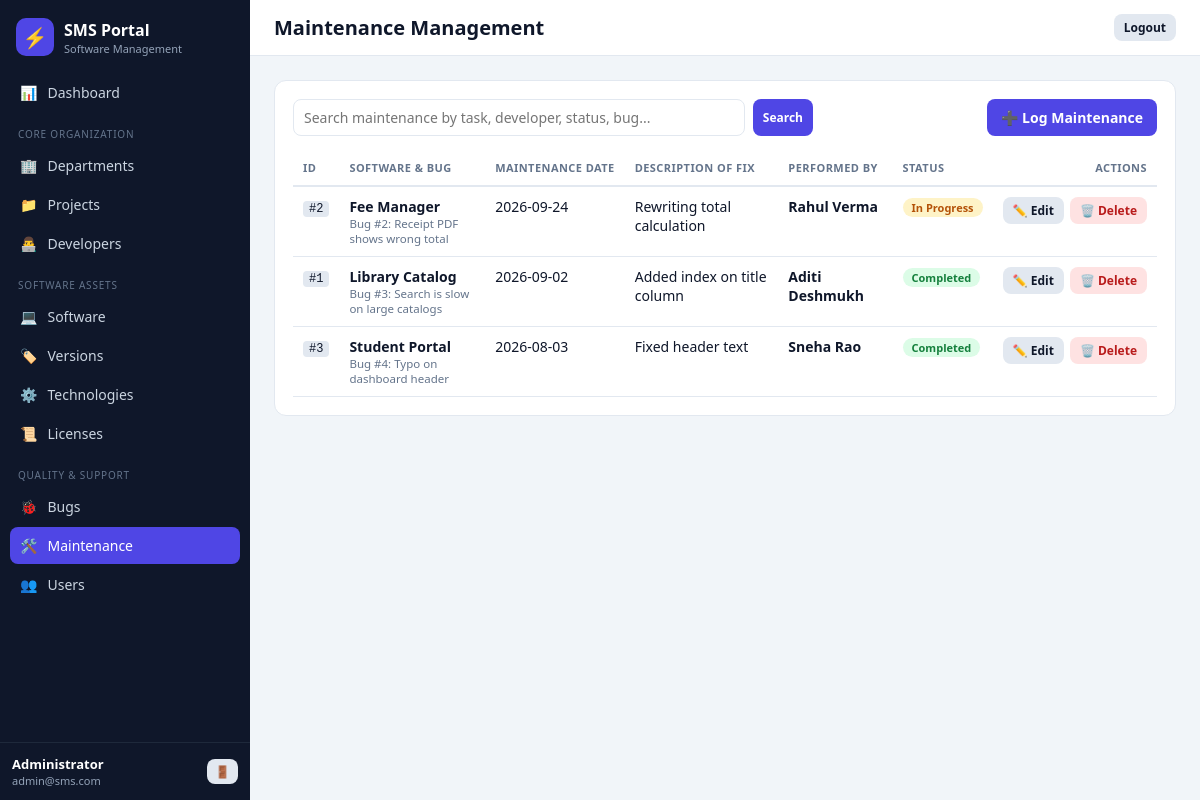
Page /maintenance (signed in) on the committed database.
### tables this page shows
CREATE TABLE MAINTENANCE (
  Maintenance_ID INTEGER PRIMARY KEY AUTOINCREMENT,
  Bug_ID INTEGER NOT NULL,
  Performed_By INTEGER NOT NULL,
  Maintenance_Date TEXT NOT NULL,
  Description TEXT NOT NULL,
  Status TEXT NOT NULL DEFAULT 'In Progress',
  FOREIGN KEY (Bug_ID) REFERENCES BUG(Bug_ID) ON DELETE CASCADE,
  FOREIGN KEY (Performed_By) REFERENCES DEVELOPER(Developer_ID) ON DELETE RESTRICT
);

CREATE TABLE SOFTWARE (
  Software_ID INTEGER PRIMARY KEY AUTOINCREMENT,
  Software_Name TEXT NOT NULL,
  Description TEXT,
  Status TEXT NOT NULL DEFAULT 'Active',
  Project_ID INTEGER NOT NULL,
  FOREIGN KEY (Project_ID) REFERENCES PROJECT(Project_ID) ON DELETE RESTRICT
);

CREATE TABLE BUG (
  Bug_ID INTEGER PRIMARY KEY AUTOINCREMENT,
  Software_ID INTEGER NOT NULL,
  Description TEXT NOT NULL,
  Severity TEXT NOT NULL CHECK (Severity IN ('Low','Medium','High','Critical')),
  Status TEXT NOT NULL CHECK (Status IN ('Open','In Progress','Resolved','Closed')),
  Reported_Date TEXT NOT NULL,
  FOREIGN KEY (Software_ID) REFERENCES SOFTWARE(Software_ID) ON DELETE CASCADE
);

CREATE TABLE DEVELOPER (
  Developer_ID INTEGER PRIMARY KEY AUTOINCREMENT,
  Developer_Name TEXT NOT NULL,
  Email TEXT NOT NULL UNIQUE
);

### app.py (the view)
@app.route('/maintenance')
def maintenance():
    s = search_arg()
    w, a = like(s, ['m.Description', 'dv.Developer_Name', 'm.Status', 'b.Description', 's.Software_Name'])
    rows = q('SELECT m.*, b.Description AS Bug_Description, s.Software_Name, dv.Developer_Name '
             'FROM MAINTENANCE m JOIN BUG b ON b.Bug_ID = m.Bug_ID JOIN SOFTWARE s ON s.Software_ID = b.Software_ID '
             'JOIN DEVELOPER dv ON dv.Developer_ID = m.Performed_By' + w + ' ORDER BY m.Maintenance_Date DESC', a)
    return render_template(
        'maintenance.html', search=s, today_date=today(), maintenance_list=rows,
        bugs=q('SELECT b.Bug_ID, b.Description, b.Severity, s.Software_Name FROM BUG b '
               'JOIN SOFTWARE s ON s.Software_ID = b.Software_ID ORDER BY b.Bug_ID'),
        developers=q('SELECT * FROM DEVELOPER ORDER BY Developer_Name'))

### app.py (called while the page is built)
def db():
    if 'db' not in g:
        g.db = sqlite3.connect(DB_PATH)
        g.db.row_factory = sqlite3.Row
        g.db.execute('PRAGMA foreign_keys = ON')
    return g.db

def q(sql, args=()):
    return [dict(r) for r in db().execute(sql, args).fetchall()]

def like(search, cols):
    if not search:
        return '', []
    return ' WHERE ' + ' OR '.join(f'{c} LIKE ?' for c in cols), [f'%{search}%'] * len(cols)

def today():
    return date.today().isoformat()

@app.before_request
def guard():
    if request.endpoint in (None, 'static', 'login', 'register'):
        return
    if 'user_id' not in session:
        return redirect(url_for('login'))

@app.context_processor
def inject_user():
    return {'logged_user_name': session.get('user_name', ''),
            'logged_user_email': session.get('user_email', '')}

def search_arg():
    return request.args.get('search', '').strip()

### templates/maintenance.html (shortened to what this page needs)
{% extends "base.html" %}
{% block page_heading %}Maintenance Management{% endblock %}
{% block content %}
<div class="card">
  <div class="toolbar-actions">
    <form action="{{ url_for('maintenance') }}" method="GET" class="search-form">
      <input type="text" name="search" class="form-control" placeholder="Search maintenance by task, developer, status, bug..." value="{{ search }}">
      <button type="submit" class="btn btn-primary btn-sm">Search</button>
    </form>
    <button type="button" class="btn btn-primary" onclick="openModal('addMaintenanceModal')">
      ➕ Log Maintenance
    </button>
  </div>
  <div class="table-responsive">
    <table class="data-table">
      <thead>
        <tr>
          <th>ID</th>
          <th>Software & Bug</th>
          <th>Maintenance Date</th>
          <th>Description of Fix</th>
          <th>Performed By</th>
          <th>Status</th>
          <th style="text-align: right;">Actions</th>
        </tr>
      </thead>
      <tbody>
        {% if maintenance_list %}
          {% for m in maintenance_list %}
            <tr>
              <td><code>#{{ m.Maintenance_ID }}</code></td>
              <td>
                <strong>{{ m.Software_Name }}</strong>
                <div style="font-size: 11.5px; color: var(--text-muted);">
                  Bug #{{ m.Bug_ID }}: {{ m.Bug_Description[:40] }}{% if m.Bug_Description|length > 40 %}...{% endif %}
                </div>
              </td>
              <td style="white-space: nowrap;">{{ m.Maintenance_Date }}</td>
              <td>{{ m.Description }}</td>
              <td>
                <strong>{{ m.Developer_Name }}</strong>
              </td>
              <td>
                <span class="badge {% if m.Status == 'Completed' %}badge-success{% elif m.Status == 'In Progress' %}badge-warning{% else %}badge-info{% endif %}">
                  {{ m.Status }}
                </span>
              </td>
              <td style="text-align: right;">
                <div class="action-buttons" style="justify-content: flex-end;">
                  <button type="button" class="btn btn-secondary btn-sm"
                          onclick="populateEditMaintenance({{ m.Maintenance_ID }}, {{ m.Bug_ID }}, '{{ m.Maintenance_Date }}', '{{ m.Description | replace('\'', '\\\'') }}', {{ m.Performed_By }}, '{{ m.Status }}')">
                    ✏️ Edit
                  </button>
                  <form action="{{ url_for('delete_maintenance', id=m.Maintenance_ID) }}" method="POST" style="display: inline;"
                        onsubmit="return confirmDelete('Maintenance Record', '#{{ m.Maintenance_ID }}');">
                    <button type="submit" class="btn btn-danger btn-sm">🗑️ Delete</button>
                  </form>
                </div>
              </td>
            </tr>
          {% endfor %}
        {% else %}
          <tr>
            <td colspan="7" class="empty-state">No maintenance records found. Click "Log Maintenance" to record a fix.</td>
          </tr>
        {% endif %}
      </tbody>
    </table>
  </div>
</div>
{% endblock %}

### static/css/style.css (style rules this page uses)
:root { --primary:#4f46e5;--primary-d:#4338ca;--bg:#f1f5f9;--card:#fff;--text-main:#0f172a;--text-muted:#64748b;--border-color:#e2e8f0;--sidebar:#0f172a;--radius:12px;--radius-sm:8px }
* { box-sizing:border-box }
body { margin:0;font-family:system-ui,-apple-system,"Segoe UI",Roboto,sans-serif;font-size:14px;background:var(--bg);color:var(--text-main) }
code { background:#e2e8f0;padding:1px 6px;border-radius:4px;font-size:12px }
.card { background:var(--card);border:1px solid var(--border-color);border-radius:var(--radius);padding:18px;margin-bottom:18px }
.toolbar-actions { display:flex;justify-content:space-between;gap:12px;margin-bottom:14px;flex-wrap:wrap }
.search-form { display:flex;gap:8px;flex:1;max-width:520px }
.form-control { width:100%;padding:8px 10px;border:1px solid var(--border-color);border-radius:var(--radius-sm);font:inherit;background:#fff;color:var(--text-main) }
.btn { display:inline-flex;align-items:center;gap:6px;padding:8px 14px;border:0;border-radius:var(--radius-sm);font:inherit;font-weight:600;cursor:pointer;white-space:nowrap }
.btn-primary { background:var(--primary);color:#fff }
.btn-secondary { background:#e2e8f0;color:#0f172a }
.btn-danger { background:#fee2e2;color:#b91c1c }
.btn-sm { padding:5px 10px;font-size:12px }
.action-buttons { display:flex;gap:6px }
.table-responsive { overflow-x:auto }
.data-table { width:100%;border-collapse:collapse }
.data-table th { text-align:left;font-size:11px;text-transform:uppercase;letter-spacing:.04em;color:var(--text-muted);padding:10px;border-bottom:2px solid var(--border-color);white-space:nowrap }
.data-table td { padding:10px;border-bottom:1px solid var(--border-color);vertical-align:top }
.badge { display:inline-block;padding:2px 9px;border-radius:99px;font-size:11px;font-weight:600;white-space:nowrap }
.badge-success { background:#dcfce7;color:#15803d }
.badge-warning { background:#fef3c7;color:#b45309 }

### rows in the picture
MAINTENANCE: Maintenance_ID "2", Software_Name "Fee Manager", Bug_ID "2", Description "Receipt PDF shows wrong total", Maintenance_Date "2026-09-24", Description "Rewriting total calculation", Developer_Name "Rahul Verma", Status "In Progress"
MAINTENANCE: Maintenance_ID "1", Software_Name "Library Catalog", Bug_ID "3", Description "Search is slow on large catalogs", Maintenance_Date "2026-09-02", Description "Added index on title column", Developer_Name "Aditi Deshmukh", Status "Completed"
MAINTENANCE: Maintenance_ID "3", Software_Name "Student Portal", Bug_ID "4", Description "Typo on dashboard header", Maintenance_Date "2026-08-03", Description "Fixed header text", Developer_Name "Sneha Rao", Status "Completed"

### other values in the picture
{{ logged_user_name }} "Administrator"
{{ logged_user_email }} "admin@sms.com"
